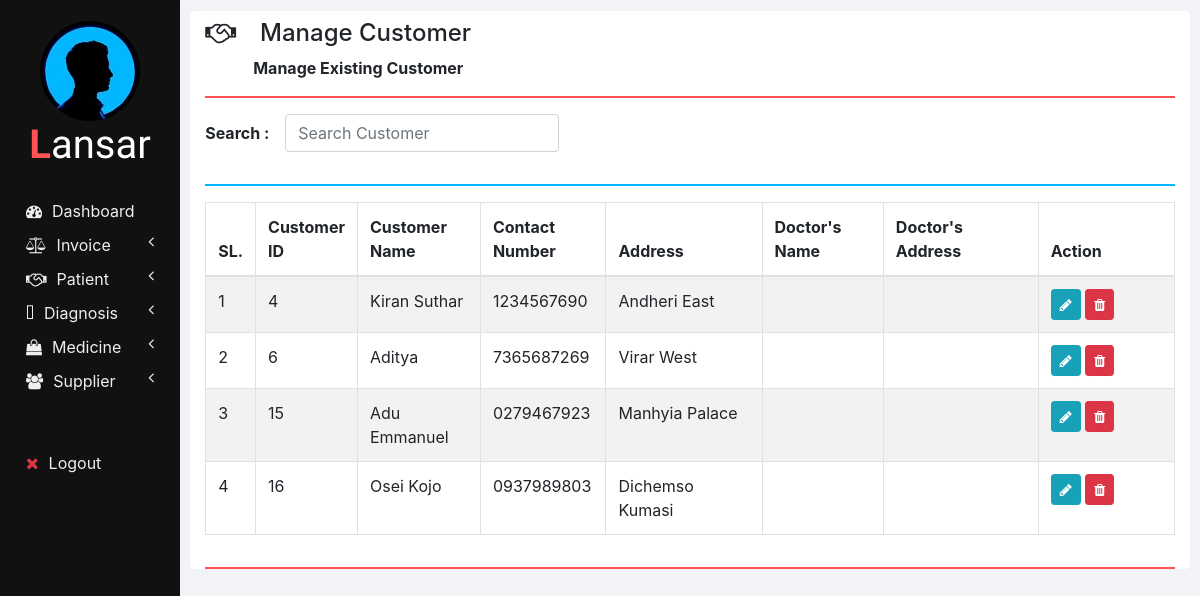
The page /manage_customer.php on the database its author committed.
### tables this page shows
CREATE TABLE `customers` (
  `ID` int(11) NOT NULL,
  `NAME` varchar(20) NOT NULL,
  `CONTACT_NUMBER` varchar(10) NOT NULL,
  `ADDRESS` varchar(100) NOT NULL
);

### php/manage_customer.php (the view, shortened to what this page needs)
<?php
  function showCustomers($id) {
    require "db_connection.php";
    if($con) {
      $seq_no = 0;
      $query = "SELECT * FROM customers";
      $result = mysqli_query($con, $query);
      while($row = mysqli_fetch_array($result)) {
        $seq_no++;
        if($row['ID'] == $id)
          showEditOptionsRow($seq_no, $row);
        else
          showCustomerRow($seq_no, $row);
      }
    }
  }
  function showCustomerRow($seq_no, $row) {
    ?>
    <tr>
      <td><?php echo $seq_no; ?></td>
      <td><?php echo $row['ID'] ?></td>
      <td><?php echo $row['NAME']; ?></td>
      <td><?php echo $row['CONTACT_NUMBER']; ?></td>
      <td><?php echo $row['ADDRESS']; ?></td>
      <td><?php echo $row['DOCTOR_NAME']; ?></td>
      <td><?php echo $row['DOCTOR_ADDRESS']; ?></td>
      <td>
        <button href="" class="btn btn-info btn-sm" onclick="editCustomer(<?php echo $row['ID']; ?>);">
          <i class="fa fa-pencil"></i>
        </button>
        <button class="btn btn-danger btn-sm" onclick="deleteCustomer(<?php echo $row['ID']; ?>);">
          <i class="fa fa-trash"></i>
        </button>
      </td>
    </tr>
    <?php
  }
  ?>

### css/sidenav.css (style rules this page uses)
body { background-color: #f1f3f6; }
.sidenav { width: 15%; height: 100vh; background-color: #222222; position: fixed; z-index: 1; flex: 1 0 auto; }
.card { width: 100%; height: 100%; top: 0; border-radius: 0; background-color: #111111; }
.logo .logo-caption { font-family: 'Poiret One', cursive; color: #ffffff; text-align: center; margin-bottom: 25px; }
.logo .profile { margin-left: 50%; border-radius: 50%; transform: translate(-50%); }
.logo .tweak { color: #ff5252; font-weight: bold; }
.main-menu-item { padding: 5px 5px; cursor: pointer; }
.main-menu-item > a { color: #eeeeee; text-decoration: none; font-size: 16px; }
.main-menu-item > a > span { margin-left: 10px; }

### css/home.css (style rules this page uses)
html, body { height: 100vh; }

### rows shown on the page
customers: seq_no "1", ID "4", NAME "Kiran Suthar", CONTACT_NUMBER "1234567690", ADDRESS "Andheri East"
customers: seq_no "2", ID "6", NAME "Aditya", CONTACT_NUMBER "7365687269", ADDRESS "Virar West"
customers: seq_no "3", ID "15", NAME "Adu Emmanuel", CONTACT_NUMBER "0279467923", ADDRESS "Manhyia Palace"
customers: seq_no "4", ID "16", NAME "Osei Kojo", CONTACT_NUMBER "0937989803", ADDRESS "Dichemso Kumasi"

### other values the page prints
$heading "Manage Customer"
$sub_heading "Manage Existing Customer"
